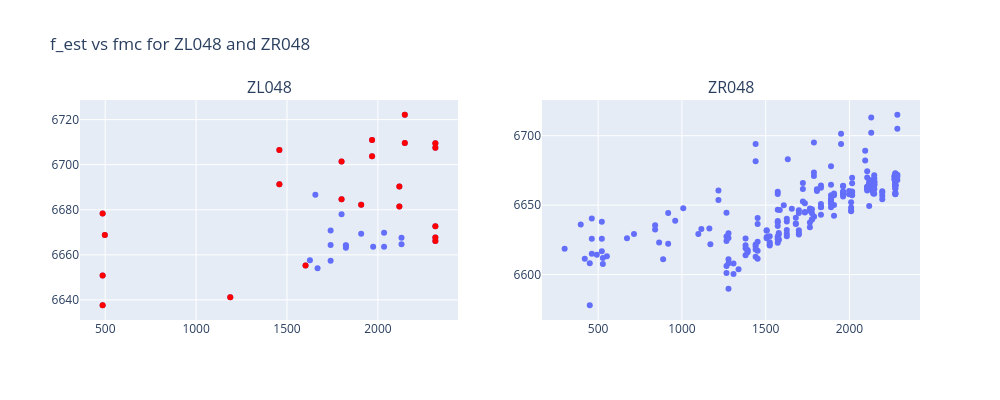

The cell this chart's notebook holds for it:
### Markdown cell above
Here we display what we think are outliers and subsequently remove them

### Code cell
zl_outlier_idx = [5,6,7,8,9,10,11,21,22,23,24,25,26,27,28,29,32,33,34,35,36,37]
zr_outlier_idx = []

zl_outliers = zl.iloc[zl_outlier_idx,:]
zr_outliers = zr.iloc[zr_outlier_idx,:]

fig = make_subplots(rows=1, cols=2, subplot_titles=["ZL048", "ZR048"])

# focal length - fmc plot for ZL048
left_scatter_all = px.scatter(zl, x="fmc", y="f_est", hover_data=[zl.index])
left_scatter_outliers = px.scatter(zl_outliers, x="fmc", y="f_est", hover_data=[zl_outliers.index])
left_scatter_outliers.update_traces(marker=dict(color="red"))
fig.add_trace(left_scatter_all.data[0], row=1, col=1)
fig.add_trace(left_scatter_outliers.data[0], row=1, col=1)

# focal lenth - fmc plot for ZR048
right_scatter_all = px.scatter(zr, x="fmc", y="f_est", hover_data=[zr.index])
right_scatter_outliers = px.scatter(zr_outliers, x="fmc", y="f_est", hover_data=[zr_outliers.index])
right_scatter_outliers.update_traces(marker=dict(color="red"))
fig.add_trace(right_scatter_all.data[0], row=1, col=2)
fig.add_trace(right_scatter_outliers.data[0], row=1, col=2)


fig.update_layout(width=1000, height=400, title="f_est vs fmc for ZL048 and ZR048")

### Figure 1 — Plotly figure (JSON) as saved in the notebook; plotly's stock layout.template omitted (floating-point values rounded to 4 significant figures; data arrays with more than 128 entries replaced by an {"elided": "..."} marker saying what was removed)
{"data": [{"customdata": [[0], [1], [2], [3], [4], [5], [6], [7], [8], [9], [10], [11], [12], [13], [14], [15], [16], [17], [18], [19], [20], [21], [22], [23], [24], [25], [26], [27], [28], [29], [30], [31], [32], [33], [34], [35], [36], [37]], "hovertemplate": "fmc=%{x}<br>f_est=%{y}<br>index=%{customdata[0]}<extra></extra>", "legendgroup": "", "marker": {"color": "#636efa", "symbol": "circle"}, "mode": "markers", "name": "", "orientation": "v", "showlegend": false, "type": "scatter", "x": [2130, 2130, 1974, 2034, 2034, 2118, 2118, 2148, 2148, 1968, 1968, 1908, 1908, 1824, 1824, 1824, 1668, 1740, 1740, 1740, 1800, 1800, 1800, 2316, 2316, 2316, 2316, 2316, 1188, 1602, 1656, 1626, 1458, 1458, 486, 498, 486, 486], "xaxis": "x", "y": [6668.0, 6665.0, 6664.0, 6664.0, 6670.0, 6681.0, 6690.0, 6710.0, 6722.0, 6711.0, 6704.0, 6682.0, 6669.0, 6664.0, 6663.0, 6664.0, 6654.0, 6657.0, 6664.0, 6671.0, 6678.0, 6685.0, 6701.0, 6666.0, 6710.0, 6668.0, 6708.0, 6673.0, 6641.0, 6655.0, 6687.0, 6658.0, 6706.0, 6691.0, 6678.0, 6669.0, 6638.0, 6651.0], "yaxis": "y"}, {"customdata": [[5], [6], [7], [8], [9], [10], [11], [21], [22], [23], [24], [25], [26], [27], [28], [29], [32], [33], [34], [35], [36], [37]], "hovertemplate": "fmc=%{x}<br>f_est=%{y}<br>index=%{customdata[0]}<extra></extra>", "legendgroup": "", "marker": {"color": "red", "symbol": "circle"}, "mode": "markers", "name": "", "orientation": "v", "showlegend": false, "type": "scatter", "x": [2118, 2118, 2148, 2148, 1968, 1968, 1908, 1800, 1800, 2316, 2316, 2316, 2316, 2316, 1188, 1602, 1458, 1458, 486, 498, 486, 486], "xaxis": "x", "y": [6681.0, 6690.0, 6710.0, 6722.0, 6711.0, 6704.0, 6682.0, 6685.0, 6701.0, 6666.0, 6710.0, 6668.0, 6708.0, 6673.0, 6641.0, 6655.0, 6706.0, 6691.0, 6678.0, 6669.0, 6638.0, 6651.0], "yaxis": "y"}, {"customdata": {"elided": "248x1 int values"}, "hovertemplate": "fmc=%{x}<br>f_est=%{y}<br>index=%{customdata[0]}<extra></extra>", "legendgroup": "", "marker": {"color": "#636efa", "symbol": "circle"}, "mode": "markers", "name": "", "orientation": "v", "showlegend": false, "type": "scatter", "x": {"elided": "248 int values"}, "xaxis": "x2", "y": {"elided": "248 float values"}, "yaxis": "y2"}, {"customdata": [], "hovertemplate": "fmc=%{x}<br>f_est=%{y}<br>index=%{customdata[0]}<extra></extra>", "legendgroup": "", "marker": {"color": "red", "symbol": "circle"}, "mode": "markers", "name": "", "orientation": "v", "showlegend": false, "type": "scatter", "x": [], "xaxis": "x2", "y": [], "yaxis": "y2"}], "layout": {"annotations": [{"font": {"size": 16}, "showarrow": false, "text": "ZL048", "x": 0.225, "xanchor": "center", "xref": "paper", "y": 1, "yanchor": "bottom", "yref": "paper"}, {"font": {"size": 16}, "showarrow": false, "text": "ZR048", "x": 0.775, "xanchor": "center", "xref": "paper", "y": 1, "yanchor": "bottom", "yref": "paper"}], "height": 400, "title": {"text": "f_est vs fmc for ZL048 and ZR048"}, "width": 1000, "xaxis": {"anchor": "y", "domain": [0, 0.45]}, "xaxis2": {"anchor": "y2", "domain": [0.55, 1]}, "yaxis": {"anchor": "x", "domain": [0, 1]}, "yaxis2": {"anchor": "x2", "domain": [0, 1]}}}
